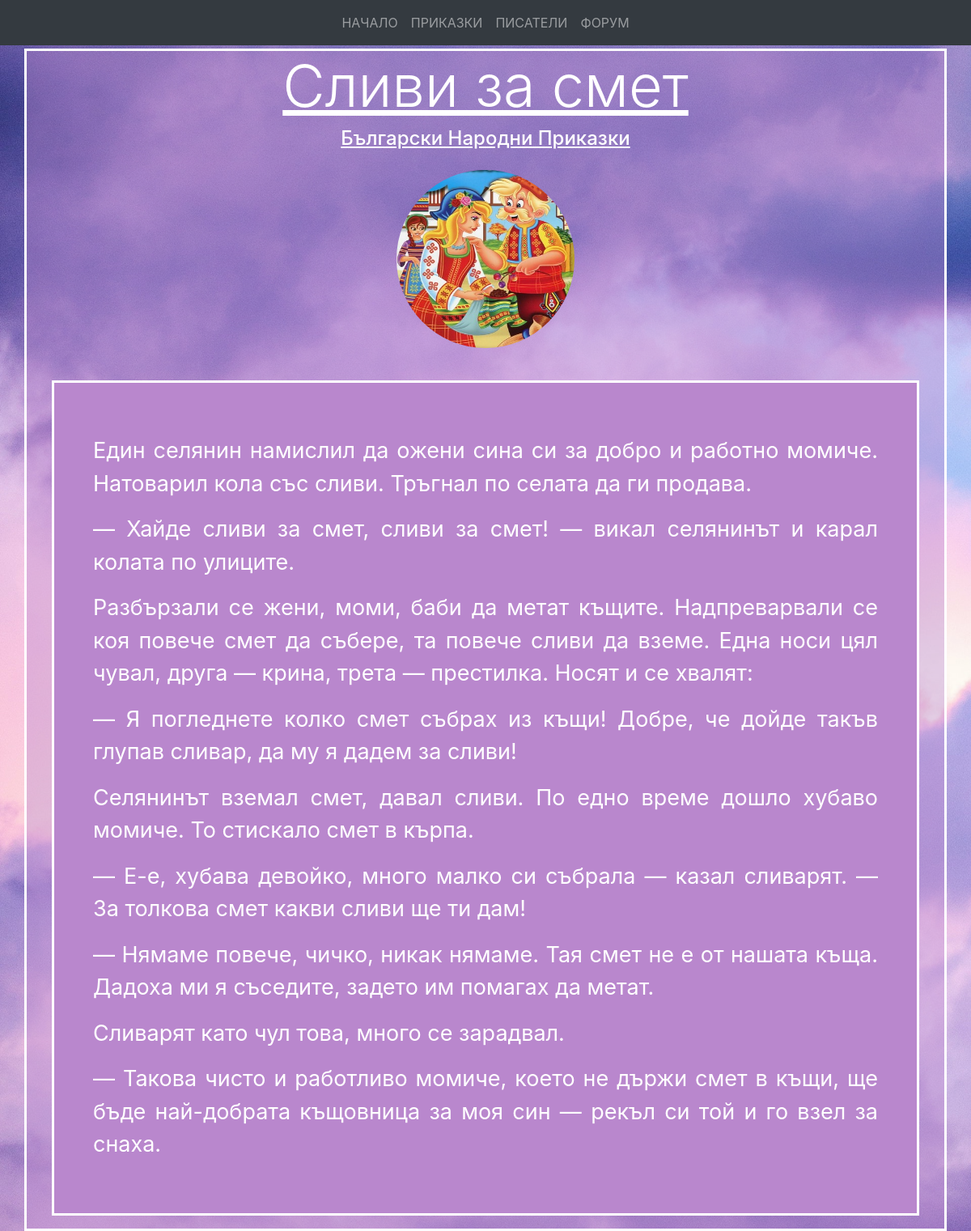
Page /3 on the committed database.
### website/models.py (models this page shows, shortened)
class FairyTale(models.Model):
    id = models.BigAutoField(primary_key=True)
    title = models.CharField(max_length=256)
    author = models.ForeignKey(Author, on_delete=models.CASCADE)
    content = RichTextField(blank=True, null=True)
    image = models.ImageField(null=True, blank=True)
    times_read = models.IntegerField(default=1)

class Author(models.Model):
    id = models.BigAutoField(primary_key=True)
    name = models.CharField(max_length=64)
    nationality = models.CharField(max_length=32)
    date_of_birth = models.DateField()
    date_of_death = models.DateField()
    biography = RichTextField(blank=True, null=True)
    def __str__(self):
        return f"{self.name}"

### website/views.py (the view)
# urls.py: path('<int:id>', views.content, name='content'),
def content(request, id):
    tale = get_object_or_404(FairyTale, pk=id)
    return render(request, "website/content.html",
                  {"tale": tale})

### website/templates/website/content.html (shortened to what this page needs)
{% load static %}
<html>
<head>
    <link rel="stylesheet" href="{% static 'website/style.css' %}">
    <link rel="stylesheet" href="https://stackpath.bootstrapcdn.com/bootstrap/4.3.1/css/bootstrap.min.css"
>
</head>
<body>
<nav class="navbar navbar-expand-lg navbar-dark bg-dark">
    <div class="collapse d-flex justify-content-center navbar-collapse" id="navbarNavAltMarkup">
        <div class="navbar-nav">
            <a class="nav-item nav-link" href="{% url 'home' %}">НАЧАЛО</a>
            <a class="nav-item nav-link" href="{% url 'tales' %}">ПРИКАЗКИ</a>
            <a class="nav-item nav-link" href="{% url 'authors' %}">ПИСАТЕЛИ</a>
            <a class="nav-item nav-link" href="{% url 'forum' %}">ФОРУМ</a>
        </div>
    </div>
</nav>
<div class="container border-white bg-reading-notsolid mt-1 text-white">
    <div>
        <h2 class="display-3 text-center underlined">{{tale.title}}</h2>
        <h4 class="display-5 text-center underlined">{{tale.author}}</h4>
        <div class="text-center mt-4">
            <img class="bd-placeholder-img rounded-circle" height="220px" width="220px"
                 src="{{tale.image.url}}">
        </div>
        <br>
        <div class="m-3 bg-reading-solid border-white fs-27 text-justify p-5">
            <p>{{tale.content|safe}}</p>
        </div>
    </div>
</div>
</body>
</html>

### website/static/website/style.css (style rules this page uses)
html { font-family: -apple-system, BlinkMacSystemFont, 'Segoe UI', Roboto, Oxygen, Ubuntu, Cantarell, 'Open Sans', 'Helvetica Neue', sans-serif; }
body { background-image: url("images/bg-img.jpg"); background-repeat: no-repeat; background-size: cover; }
.border-white { border: solid 3px #fff; }
.underlined { text-decoration: underline; }
.bg-reading-solid { background-color: rgba(185, 135, 205); }
.bg-reading-notsolid { background-color: rgba(185, 135, 205, 0.4); }
.fs-27 { font-size: 27px; }

### rows in the picture
FairyTale: title "Сливи за смет", author "Български Народни Приказки", image (picture), content "Един селянин намислил да ожени сина си за добро и работно момиче. Натоварил кола със сливи. Тръгнал по селата да ги продава. — Хайде сливи за смет, сливи за смет! — викал селянинът и карал колата по улиците. Разбързали се жени, моми, баби да метат къщите. Надпреварвали се коя повече смет да събере, та повече сливи да вземе. Една носи цял чувал, друга — крина, трета — престилка. Носят и се хвалят: — Я погледнете колко смет събрах из къщи! Добре, че дойде такъв глупав сливар, да му я дадем за сливи! Селянинът вземал смет, давал сливи. По едно време дошло хубаво момиче. То стискало смет в кърпа. — Е-е, хубава девойко, много малко си събрала — казал сливарят. — За толкова смет какви сливи ще ти…"
